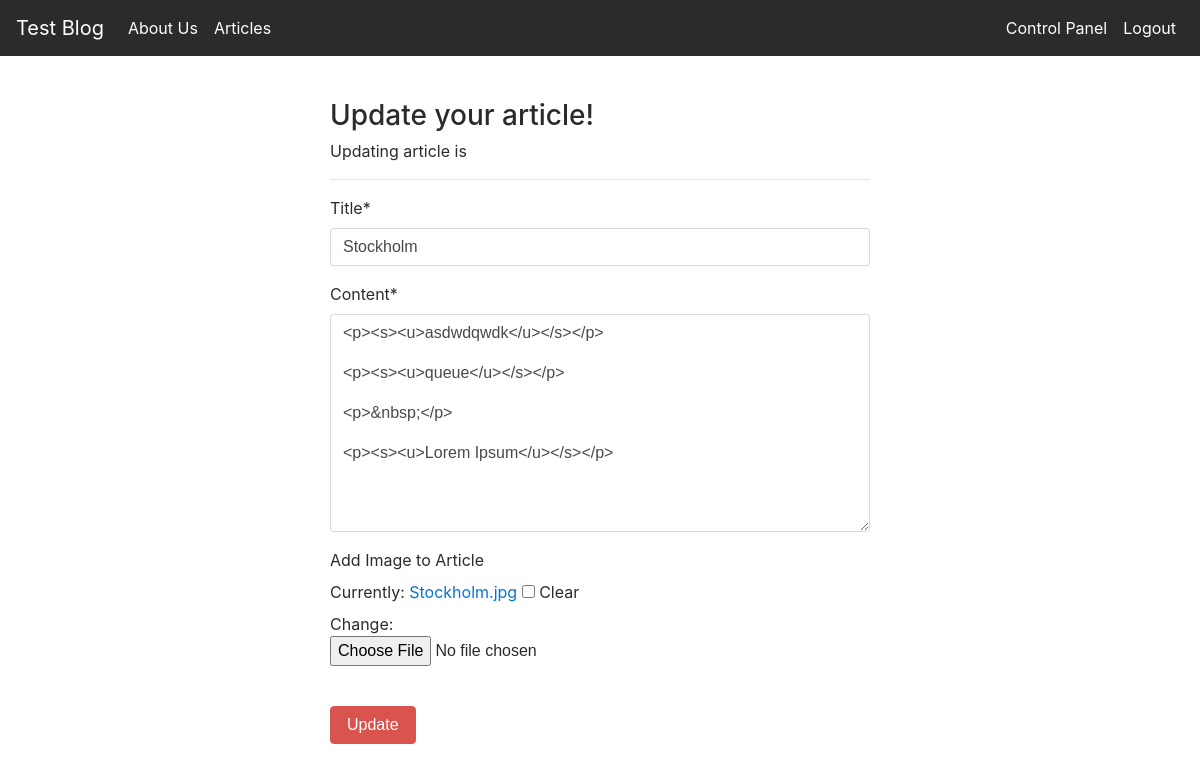
The app's page /articles/update/5 (signed in) with its own data.
### article/models.py (models this page shows, shortened)
class Article(models.Model):
    author = models.ForeignKey("auth.User", on_delete = models.CASCADE)
    title = models.CharField(max_length = 50)
    content = RichTextField()
    created_date = models.DateTimeField(auto_now_add=True)
    articleImage = models.FileField(blank = True,null = True,verbose_name="Add Image to Article")
    class Meta:
        ordering = ['-created_date']

### article/views.py (the view)
# urls.py: path('update/<int:id>',views.updateArticle, name = "update"),
@login_required(login_url = "user:login")
def updateArticle(request,id):
    article = get_object_or_404(Article,id = id)
    form = ArticleForm(request.POST or None,request.FILES or None,instance = article)
    if form.is_valid():
        article = form.save(commit=False)
        article.author = request.user
        article.save()
        messages.success(request,"Article updated succesfully.")
        return redirect("article:dashboard")
    return render(request,"update.html",{"form":form})

### article/forms.py
class ArticleForm(forms.ModelForm):
    class Meta:
        model = Article
        fields = ["title","content","articleImage"]

### templates/update.html (shortened to what this page needs)
{% extends "layout.html" %}
{% block body %}
{% load crispy_forms_tags %}
<div class="row">
  <div class="col-md-6 offset-md-3">
  <h3>Update your article!</h3>
  <p>Updating article is</p>
<hr>
<form method = "POST" enctype = "multipart/form-data">
{{form|crispy}}
<br>
<button type = "submit" class = "btn btn-danger">Update</button>
</form>
  </div>
</div>
{% endblock body %}

### records on screen
Article: title "Stockholm", content "<p><s><u>asdwdqwdk</u></s></p> <p><s><u>queue</u></s></p> <p>&nbsp;</p> <p><s><u>Lorem Ipsum</u></s></p>"
